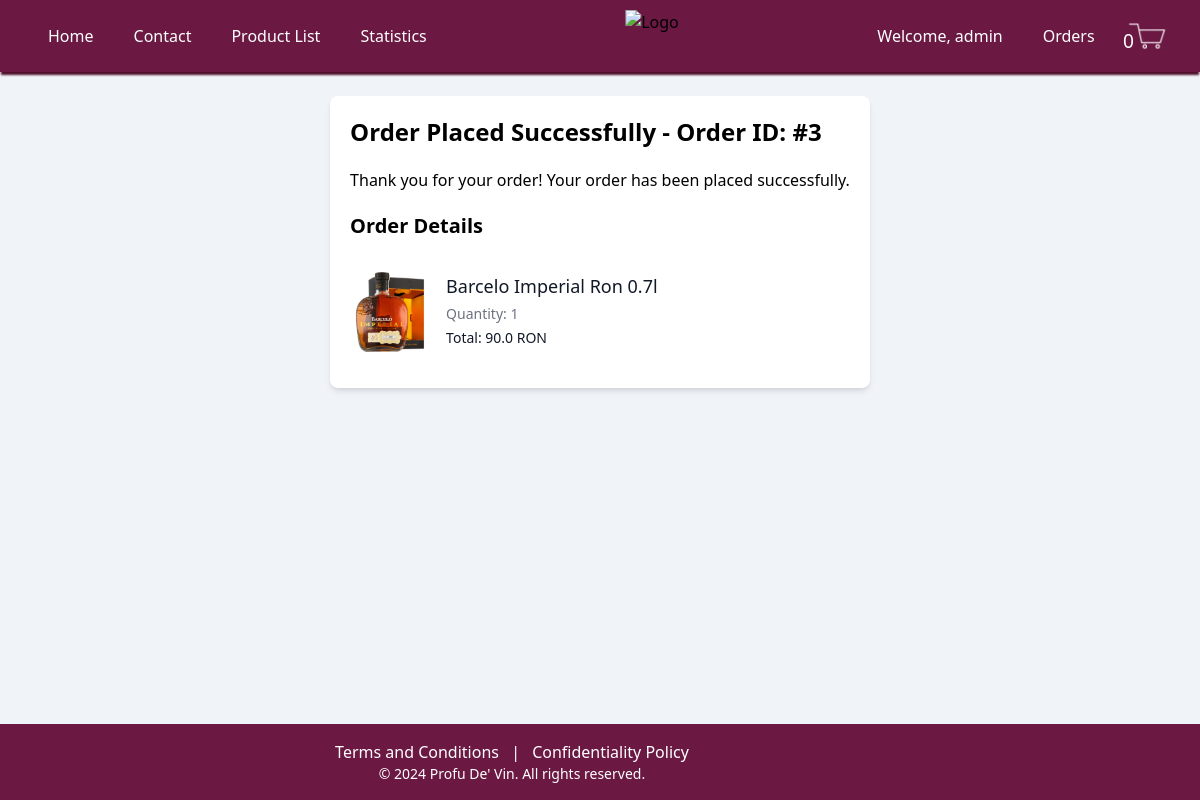
Page /order_success/ (signed in) on the committed database.
### my_app/models.py (models this page shows, shortened)
class Order(models.Model):
    user = models.ForeignKey(User, on_delete=models.CASCADE)
    created_at = models.DateTimeField(default=timezone.now)
    first_name = models.CharField(max_length=30,default='')
    last_name = models.CharField(max_length=30,default='')
    email = models.EmailField(max_length=254, default='')
    phone_number = models.CharField(max_length=15, default='')
    address = models.CharField(max_length=255 , null=True)
    city = models.CharField(max_length=100, null=True)
    county = models.CharField(max_length=100, default='')
    postal_code = models.CharField(max_length=6, null=True)
    total_price = models.DecimalField(max_digits=10, decimal_places=2)
    status = models.CharField(max_length=20, default='Pending')

class OrderItem(models.Model):
    order = models.ForeignKey(Order, related_name='items', on_delete=models.CASCADE)
    wine = models.ForeignKey(Wines, null=True, blank=True, on_delete=models.CASCADE)
    spirit = models.ForeignKey(Spirits, null=True, blank=True, on_delete=models.CASCADE)
    quantity = models.PositiveIntegerField()
    price = models.DecimalField(max_digits=6, decimal_places=2)
    name = models.CharField(max_length=100, null=True, blank=True)
    type = models.CharField(max_length=100, null=True, blank=True)
    year = models.IntegerField(null=True, blank=True)
    grapes = models.CharField(max_length=100, null=True, blank=True)
    country = models.CharField(max_length=100, null=True, blank=True)
    region = models.CharField(max_length=100, null=True, blank=True)
    alcohol_level = models.IntegerField(null=True, blank=True)
    style = models.CharField(max_length=100, null=True, blank=True)

class Spirits(models.Model):
    Type = models.CharField(max_length=100, default = '')
    Name = models.CharField(max_length=100, default='')
    Style = models.CharField(max_length=100, null=True)
    AlcLvl = models.IntegerField(default=0)
    Price = models.DecimalField(max_digits=6, decimal_places=2, null=True)
    Qty = models.IntegerField(null=True)
    ID = models.AutoField(primary_key=True, editable=False)
    image = models.ImageField(upload_to='spirits/', null=True, blank=True)

### my_app/views.py (the view)
# urls.py: path('order_success/', views.order_success, name='order_success'),
@login_required
def order_success(request):
    order = Order.objects.filter(user=request.user).latest('created_at')
    return render(request, 'my_app/order_succes.html', {'order': order})

### my_app/context_processors.py (called while the page is built)
def cart_item_count(request):
    if request.user.is_authenticated:
        cart_items = CartItem.objects.filter(cart__user=request.user)
        return {'cart_item_count': cart_items.count()}
    return {'cart_item_count': 0}

### my_app/templatetags/custom_filters.py (called while the page is built)
@register.filter
def multiply(value, arg):
    try:
        return float(value) * float(arg)
    except (ValueError, TypeError):
        return ''

### templates/my_app/order_succes.html (shortened to what this page needs)
<!DOCTYPE html>
<html lang="en">
<head>
    <link href="https://cdn.jsdelivr.net/npm/tailwindcss@2.2.19/dist/tailwind.min.css" rel="stylesheet">
</head>
<body>
    {% include 'my_app/header.html' %}
    {% load custom_filters %}
    <main>
    <div class="flex items-center justify-center" style="margin-top: 6rem">
        <div class="custom-container p-5 bg-white shadow-md rounded-lg">
            <h1 class="text-2xl font-bold mb-5">Order Placed Successfully - Order ID: #{{ order.id }} </h1>
            <p class="mb-5">Thank you for your order! Your order has been placed successfully.</p>
            <h2 class="text-xl font-semibold mb-4">Order Details</h2>
            <ul class="divide-y divide-gray-200">
                {% for item in order.items.all %}
                    <li class="py-4 flex">
                        <div class="flex-shrink-0">
                            {% if item.wine and item.wine.image %}
                                <img src="{{ item.wine.image.url }}" alt="{{ item.wine.Name }}" style="max-width: 2rem;">
                            {% elif item.spirit and item.spirit.image %}
                                <img src="{{ item.spirit.image.url }}" alt="{{ item.spirit.Name }}" class="h-20 w-20 rounded-md">
                            {% endif %}
                        </div>
                        <div class="ml-4 flex-1 flex flex-col justify-between">
                            <div>
                                <h3 class="text-lg font-medium text-gray-900">
                                    {% if item.wine %}
                                        {{ item.wine.Name }}
                                    {% else %}
                                        {{ item.spirit.Name }}
                                    {% endif %}
                                </h3>
                                <p class="mt-1 text-sm text-gray-500">Quantity: {{ item.quantity }}</p>
                                <div class="mt-1 text-sm font-medium text-gray-900">
                                    Total: {{ item.price|floatformat:2|multiply:item.quantity }} RON
                                </div>
                            </div>
                        </div>
                    </li>
                {% endfor %}
            </ul>
        </div>
    </div>
    </main>
    {% include 'my_app/footer.html' %}
</body>
</html>

### templates/my_app/header.html (shortened to what this page needs)
{% load static %}
    <header class="header">
        <div class="links">
            <nav class="flex items-center justify-between relative">
                <div class="hidden lg:flex lg:items-center lg:space-x-10 lg:-ml-20">
                    <a href="/home" title="" class="headerlinks"> Home </a>
                    <a href="/home/contact" title="" class="headerlinks"> Contact </a>
                    <a href="/home/product_list" title="" class="headerlinks"> Product List </a>
                    {% if user.is_staff %}
                        <a href="/home/statistics" title="" class="headerlinks"> Statistics </a>
                    {% endif %}
                </div>
                <div class="absolute left-1/2 transform -translate-x-1/2">
                    <a>
                        <img class="imageheadersize" src="{% static 'images/logo.png' %}" alt="Logo" />
                    </a>
                </div>
                <div class="hidden lg:flex lg:items-center lg:space-x-10 lg:-mr-20">
                    {% if user.is_authenticated %}
                        <span class="headerloggedin">Welcome, {{ user.username }}</span>
                        {% if user.is_staff %}
                            <a href="/orders/" title="" class="headerlinks"> Orders </a>
                        {% endif %}
                        <a href="{% url 'cart_view' %}" class="headerlinks cart-link">
                            <span class="cartlogo"><span class="cart-count">{{ cart_item_count }}</span></span>
                        </a>
                    {% else %}
                        <a href="{% url 'login' %}?next={{ request.path }}" title="" class="headerlinks"> Log in </a>
                        <a href="{% url 'signup' %}?next={{ request.path }}" title="" class="headerlinks"> Sign up </a>
                    {% endif %}
                </div>
            </nav>
        </div>
    </header>

### templates/my_app/order_succes.html (style rules this page uses)
html, body { height: 100%; margin: 0; overflow: hidden; background-color: #f0f3f8; }
body { overflow-y: scroll; -ms-overflow-style: none; scrollbar-width: none; }

### templates/my_app/footer.html (style rules this page uses)
body { display: flex; flex-direction: column; min-height: 100vh; }
main { flex: 1; }

### rows in the picture
Order: id "3"
OrderItem: spirit.image (picture), spirit.Name "Barcelo Imperial Ron 0.7l", quantity "1", price|multiply "90.0"

### other values in the picture
{{ user.username }} "admin"
{{ cart_item_count }} "0"
